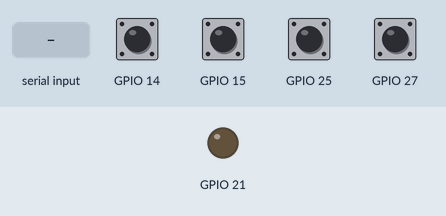
The sketch below on a simulated ESP32. On the bench: output pins drawn as LEDs (lit = HIGH). The inputs (shaded band) are chosen by the test bench; at power-on: GPIO 14, GPIO 15, GPIO 25, GPIO 27 HIGH. Nothing arrives over Bluetooth unless stated.

Above: at 1.2 s.
1.3 s: "1\n" received over the second serial link
At 1.6 s:
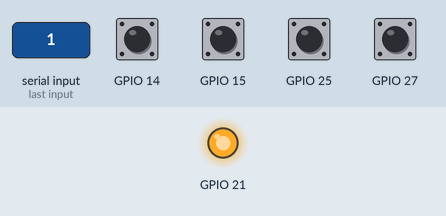
Timing chart, 0 to 4.3 s (numbered marks = the images above; inputs shaded):
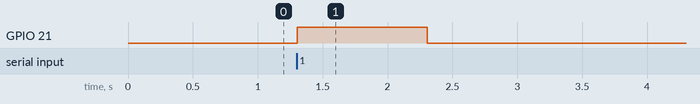

Measured:
- after the input at 1.3 s, GPIO 21: LOW → HIGH at once, → LOW 1.0 s later

The sketch:

data_signals.ino
```cpp
#include <CapacitiveSensor.h>
#include "BluetoothSerial.h"

CapacitiveSensor nose = CapacitiveSensor(26,25); // 1-10M resistor between pins 0 & 4, pin 4 is sensor pin
CapacitiveSensor chin = CapacitiveSensor(12,27);
CapacitiveSensor leftCheek = CapacitiveSensor(33,15);
CapacitiveSensor rightCheek = CapacitiveSensor(32,14);
BluetoothSerial SerialBT;

void setup()
{
Serial.begin(115200);
SerialBT.begin("maskon");
pinMode(21, OUTPUT);

}
void loop()
{
  long nose_capacitance = nose.capacitiveSensor(20); //  number of Samples. The more samples it measured, the longer time it takes.
  long chin_capacitance = chin.capacitiveSensor(20); //  number of Samples. The more samples it measured, the longer time it takes.
  long left_capacitance = leftCheek.capacitiveSensor(20); //  number of Samples. The more samples it measured, the longer time it takes.
  long right_capacitance = rightCheek.capacitiveSensor(20); //  number of Samples. The more samples it measured, the longer time it takes.
  SerialBT.print(nose_capacitance); // print sensor output
  SerialBT.print(","); // print sensor output
  SerialBT.print(chin_capacitance); // print sensor output
  SerialBT.print(","); // print sensor output
  SerialBT.print(left_capacitance); // print sensor output
  SerialBT.print(","); // print sensor output
  SerialBT.print(right_capacitance); // print sensor output
  SerialBT.print("\n");
  if(SerialBT.available()){
    int c = SerialBT.read();
    char output = char(c);
    if(output == '1') {
        digitalWrite(21, HIGH);
        delay(1000);
        digitalWrite(21, LOW);
      }
    }
  delay(20); // arbitrary delay to limit data to serial port
}
```
